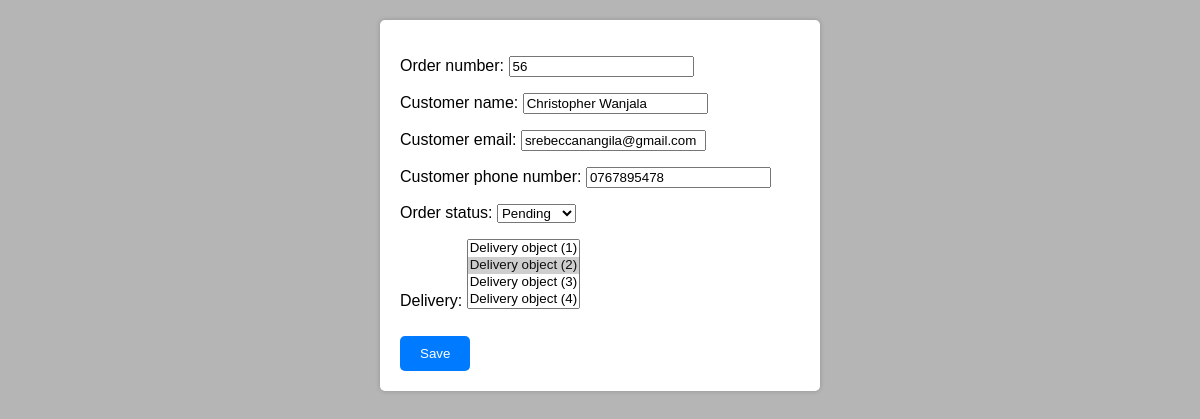
The app's page /order/orders/edit/1/ with its own data.
### order/models.py (models this page shows)
class Order(models.Model):
    order_number = models.CharField(max_length=32, unique=True)
    customer_name = models.CharField(max_length=32)
    customer_email = models.EmailField(max_length=255)
    customer_phone_number = models.CharField(max_length=15)
    order_date = models.DateTimeField(auto_now_add=True)
    order_status = models.CharField(max_length=16, choices=[
        ('Pending', 'Pending'),
        ('Shipped', 'Shipped'),
        ('Delivered', 'Delivered'),
        ('Canceled', 'Canceled'),
    ])
    delivery =  models.ManyToManyField(Delivery)

### order/views.py (the view)
# urls.py: path("orders/edit/<int:id>/", order_update_view,name = "order_update_view"),
def  order_update_view (request,id):
    order =  Order.objects.get(id=id)
    if request.method == "POST":
        form = OrderUploadForm(request.POST,instance= order)
        if form.is_valid():
            form.save()
            return redirect(" order_detail_view",id =  order.id)
    else:
        form = OrderUploadForm(instance= order)
    return render(request,"order/edit_order.html",{"form":form})

### order/forms.py
class OrderUploadForm(forms.ModelForm):
    class Meta:
        model = Order
        fields = "__all__"

### template/order/edit_order.html (shortened to what this page needs)
<!DOCTYPE html>
<html lang="en">
<head>
</head>
<body>
    <form method="POST" class="upload-form">
        {{form.as_p}}
        <button type=" submit">Save</button>
    </form>
</body>
</html>

### template/order/edit_order.html (style rules this page uses)
body { font-family: Arial, sans-serif; background-color: #b6b5b5; margin: 0; padding: 0; }
form.upload-form { max-width: 400px; margin: 20px auto; background-color: #ffffff; padding: 20px; box-shadow: 0 0 5px rgba(0, 0, 0, 0.2); border-radius: 5px; }
form.upload-form button { background-color: #007bff; color: #fff; border: none; padding: 10px 20px; margin-top: 10px; cursor: pointer; border-radius: 5px; }

### records on screen
Order: order_number "56", customer_name "Christopher Wanjala", customer_email "srebeccanangila@gmail.com", customer_phone_number "0767895478", order_status "Pending"
